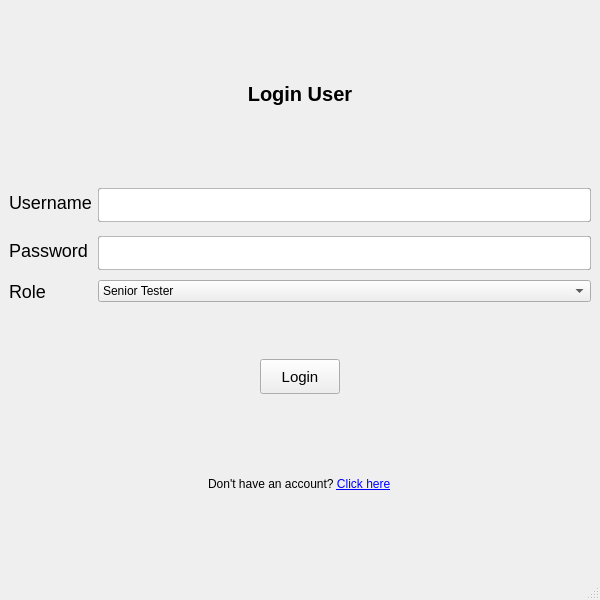
<?xml version="1.0" encoding="UTF-8"?>
<ui version="4.0">
 <class>LoginWindow</class>
 <widget class="QMainWindow" name="MainWindow">
  <property name="geometry">
   <rect>
    <x>100</x>
    <y>100</y>
    <width>360</width>
    <height>320</height>
   </rect>
  </property>
  <property name="minimumSize">
   <size>
    <width>600</width>
    <height>600</height>
   </size>
  </property>
  <property name="maximumSize">
   <size>
    <width>600</width>
    <height>600</height>
   </size>
  </property>
  <property name="windowTitle">
   <string>Login</string>
  </property>
   <widget class="QWidget" name="centralwidget">
    <property name="styleSheet">
     <string notr="true">
QLineEdit {
    min-height: 32px;
    border-radius: 2px;
    border-style: solid;
    border-width: 1px;
    border-color: rgba(0, 0, 0, 64);
    margin-top: 4px;
    margin-bottom: 4px;
}

QLineEdit:focus {
    border-color: rgba(0, 147, 196, 217);
}

QLineEdit:hover {
    border-color: rgba(0, 0, 0, 102);
}

QLineEdit:disabled {
    border-color: rgba(0, 0, 0, 64);
    background-color: rgba(255, 255, 255, 128);
    color: rgba(0, 0, 0, 128);
}
     </string>
    </property>
   <layout class="QVBoxLayout" name="verticalLayout">
    <item>
     <widget class="QLabel" name="label_title">
      <property name="text">
       <string>Login User</string>
      </property>
      <property name="alignment">
       <set>Qt::AlignCenter</set>
      </property>
      <property name="styleSheet">
       <string notr="true">QLabel { font-size:20px; font-weight:bold; }</string>
      </property>
     </widget>
    </item>
    <item>
     <layout class="QFormLayout" name="formLayout">
      <item row="0" column="0">
       <widget class="QLabel" name="label_username">
        <property name="text">
         <string>Username</string>
        </property>
        <property name="styleSheet">
         <string notr="true">QLabel { font-size:18px; }</string>
        </property>
       </widget>
      </item>
      <item row="0" column="1">
       <widget class="QLineEdit" name="lineEdit_username"/>
      </item>
      <item row="1" column="0">
       <widget class="QLabel" name="label_password">
        <property name="text">
         <string>Password</string>
        </property>
        <property name="styleSheet">
         <string notr="true">QLabel { font-size:18px; }</string>
        </property>
       </widget>
      </item>
      <item row="1" column="1">
       <widget class="QLineEdit" name="lineEdit_password">
        <property name="echoMode">
         <enum>QLineEdit::Password</enum>
        </property>
       </widget>
      </item>
      <item row="2" column="0">
       <widget class="QLabel" name="label_role">
        <property name="text">
         <string>Role</string>
        </property>
        <property name="styleSheet">
         <string notr="true">QLabel { font-size:18px; }</string>
        </property>
       </widget>
      </item>
      <item row="2" column="1">
       <widget class="QComboBox" name="comboBox_role">
        <item><property name="text"><string>Senior Tester</string></property></item>
        <item><property name="text"><string>Developer</string></property></item>
        <item><property name= "text"><string>Senior Developer</string></property></item>
        <item><property name= "text"><string>Tester</string></property></item>
       </widget>
      </item>
     </layout>
    </item>
    <item alignment="Qt::AlignHCenter">
     <widget class="QPushButton" name="pushButton">
      <property name="minimumSize">
       <size>
        <width>80</width>
        <height>28</height>
       </size>
      </property>
      <property name="maximumSize">
       <size>
        <width>120</width>
        <height>35</height>
       </size>
      </property>
      <property name="text"><string>Login</string></property>
      <property name="styleSheet"><string notr="true">QPushButton { font-size:15px; }</string></property>
     </widget>
    </item>
    <item alignment="Qt::AlignHCenter">
     <widget class="QLabel" name="label_loginlink">
      <property name="text"><string>Don't have an account? &lt;a href="register"&gt;Click here&lt;/a&gt;</string></property>
      <property name="textFormat"><enum>Qt::RichText</enum></property>
      <property name="textInteractionFlags"><set>Qt::TextBrowserInteraction</set></property>
      <property name="openExternalLinks"><bool>false</bool></property>
     </widget>
    </item>
    
   </layout>
  </widget>
  <widget class="QStatusBar" name="statusbar"/>
 </widget>
 <resources/>
 <connections/>
</ui>
